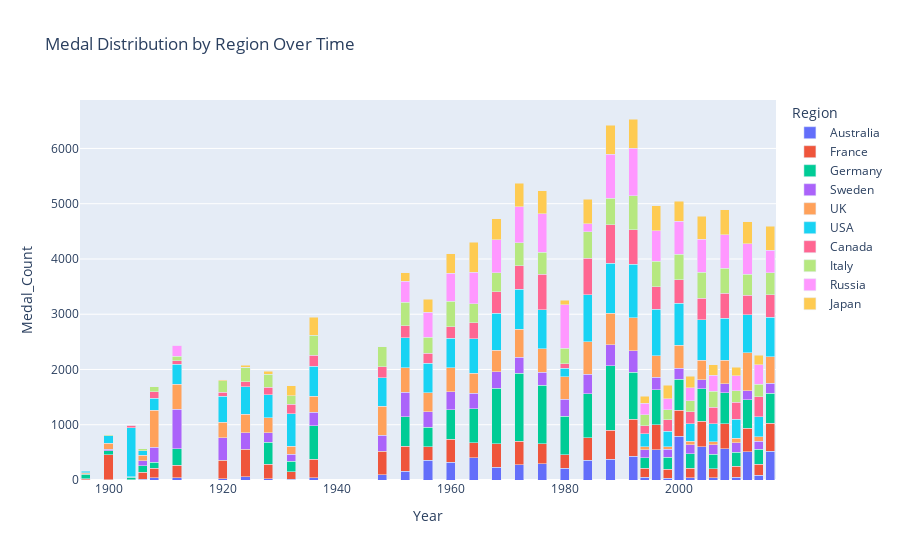

Notebook source saved alongside this figure:
### Markdown cell above
Germany's dominance in total medal count over time is evident from historical data. Specifically, in the year 1972, Germany accumulated 1,232 medals, showcasing a peak performance. This trend continued in 1988, with Germany securing a substantial total of 1,171 medals. These achievements highlight Germany's consistent excellence in various Olympic Games, underlining their significant presence and success in international sporting events throughout these periods.

### Code cell
import plotly.express as px

# Calculate the total medal count per region and year
medals_by_region = merged_data.groupby(['Year', 'Region']).size().reset_index(name='Medal_Count')

# Filter regions to focus on top medal-winning regions for better visualization
top_regions = medals_by_region.groupby('Region')['Medal_Count'].sum().nlargest(10).index
filtered_medals_by_region = medals_by_region[medals_by_region['Region'].isin(top_regions)]

# Create the stacked bar chart
fig = px.bar(filtered_medals_by_region, x='Year', y='Medal_Count', color='Region', title='Medal Distribution by Region Over Time', barmode='stack')

# Show the plot
fig.show()

### Figure 1 — Plotly figure (JSON) as saved in the notebook; plotly's stock layout.template omitted (floating-point values rounded to 4 significant figures)
{"data": [{"alignmentgroup": "True", "hovertemplate": "Region=Australia<br>Year=%{x}<br>Medal_Count=%{y}<extra></extra>", "legendgroup": "Australia", "marker": {"color": "#636efa", "pattern": {"shape": ""}}, "name": "Australia", "offsetgroup": "Australia", "orientation": "v", "showlegend": true, "textposition": "auto", "type": "bar", "x": [1896, 1900, 1904, 1906, 1908, 1912, 1920, 1924, 1928, 1932, 1936, 1948, 1952, 1956, 1960, 1964, 1968, 1972, 1976, 1980, 1984, 1988, 1992, 1994, 1996, 1998, 2000, 2002, 2004, 2006, 2008, 2010, 2012, 2014, 2016], "xaxis": "x", "y": [5, 6, 6, 10, 43, 38, 22, 55, 21, 16, 41, 97, 158, 353, 318, 406, 231, 278, 291, 209, 357, 374, 431, 47, 550, 34, 788, 41, 601, 45, 570, 49, 514, 84, 518], "yaxis": "y"}, {"alignmentgroup": "True", "hovertemplate": "Region=France<br>Year=%{x}<br>Medal_Count=%{y}<extra></extra>", "legendgroup": "France", "marker": {"color": "#EF553B", "pattern": {"shape": ""}}, "name": "France", "offsetgroup": "France", "orientation": "v", "showlegend": true, "textposition": "auto", "type": "bar", "x": [1896, 1900, 1906, 1908, 1912, 1920, 1924, 1928, 1932, 1936, 1948, 1952, 1956, 1960, 1964, 1968, 1972, 1976, 1980, 1984, 1988, 1992, 1994, 1996, 1998, 2000, 2002, 2004, 2006, 2008, 2010, 2012, 2014, 2016], "xaxis": "x", "y": [19, 455, 129, 169, 230, 339, 499, 267, 131, 337, 422, 450, 248, 418, 264, 429, 424, 361, 244, 411, 527, 670, 169, 453, 159, 470, 176, 461, 159, 448, 196, 426, 201, 512], "yaxis": "y"}, {"alignmentgroup": "True", "hovertemplate": "Region=Germany<br>Year=%{x}<br>Medal_Count=%{y}<extra></extra>", "legendgroup": "Germany", "marker": {"color": "#00cc96", "pattern": {"shape": ""}}, "name": "Germany", "offsetgroup": "Germany", "orientation": "v", "showlegend": true, "textposition": "auto", "type": "bar", "x": [1896, 1900, 1904, 1906, 1908, 1912, 1928, 1932, 1936, 1952, 1956, 1960, 1964, 1968, 1972, 1976, 1980, 1984, 1988, 1992, 1994, 1996, 1998, 2000, 2002, 2004, 2006, 2008, 2010, 2012, 2014, 2016], "xaxis": "x", "y": [84, 72, 43, 116, 110, 302, 395, 196, 605, 535, 351, 535, 622, 1000, 1232, 1061, 700, 796, 1171, 846, 184, 626, 217, 567, 259, 592, 263, 558, 259, 510, 271, 536], "yaxis": "y"}, {"alignmentgroup": "True", "hovertemplate": "Region=Sweden<br>Year=%{x}<br>Medal_Count=%{y}<extra></extra>", "legendgroup": "Sweden", "marker": {"color": "#ab63fa", "pattern": {"shape": ""}}, "name": "Sweden", "offsetgroup": "Sweden", "orientation": "v", "showlegend": true, "textposition": "auto", "type": "bar", "x": [1896, 1900, 1906, 1908, 1912, 1920, 1924, 1928, 1932, 1936, 1948, 1952, 1956, 1960, 1964, 1968, 1972, 1976, 1980, 1984, 1988, 1992, 1994, 1996, 1998, 2000, 2002, 2004, 2006, 2008, 2010, 2012, 2014, 2016], "xaxis": "x", "y": [5, 24, 95, 275, 713, 404, 297, 169, 123, 244, 293, 449, 279, 330, 278, 298, 287, 241, 310, 352, 377, 388, 151, 233, 146, 198, 159, 157, 168, 169, 172, 168, 148, 186], "yaxis": "y"}, {"alignmentgroup": "True", "hovertemplate": "Region=UK<br>Year=%{x}<br>Medal_Count=%{y}<extra></extra>", "legendgroup": "UK", "marker": {"color": "#FFA15A", "pattern": {"shape": ""}}, "name": "UK", "offsetgroup": "UK", "orientation": "v", "showlegend": true, "textposition": "auto", "type": "bar", "x": [1896, 1900, 1904, 1906, 1908, 1912, 1920, 1924, 1928, 1932, 1936, 1948, 1952, 1956, 1960, 1964, 1968, 1972, 1976, 1980, 1984, 1988, 1992, 1994, 1996, 1998, 2000, 2002, 2004, 2006, 2008, 2010, 2012, 2014, 2016], "xaxis": "x", "y": [19, 110, 6, 97, 667, 451, 281, 342, 271, 141, 290, 522, 436, 351, 428, 366, 392, 504, 423, 403, 586, 566, 601, 51, 390, 45, 415, 70, 360, 54, 420, 78, 684, 78, 478], "yaxis": "y"}, {"alignmentgroup": "True", "hovertemplate": "Region=USA<br>Year=%{x}<br>Medal_Count=%{y}<extra></extra>", "legendgroup": "USA", "marker": {"color": "#19d3f3", "pattern": {"shape": ""}}, "name": "USA", "offsetgroup": "USA", "orientation": "v", "showlegend": true, "textposition": "auto", "type": "bar", "x": [1896, 1900, 1904, 1906, 1908, 1912, 1920, 1924, 1928, 1932, 1936, 1948, 1952, 1956, 1960, 1964, 1968, 1972, 1976, 1980, 1984, 1988, 1992, 1994, 1996, 1998, 2000, 2002, 2004, 2006, 2008, 2010, 2012, 2014, 2016], "xaxis": "x", "y": [27, 130, 887, 81, 213, 362, 471, 498, 423, 590, 542, 521, 547, 535, 533, 619, 664, 725, 705, 155, 847, 910, 967, 237, 839, 284, 764, 313, 726, 325, 763, 341, 689, 367, 719], "yaxis": "y"}, {"alignmentgroup": "True", "hovertemplate": "Region=Canada<br>Year=%{x}<br>Medal_Count=%{y}<extra></extra>", "legendgroup": "Canada", "marker": {"color": "#FF6692", "pattern": {"shape": ""}}, "name": "Canada", "offsetgroup": "Canada", "orientation": "v", "showlegend": true, "textposition": "auto", "type": "bar", "x": [1900, 1904, 1906, 1908, 1912, 1920, 1924, 1928, 1932, 1936, 1948, 1952, 1956, 1960, 1964, 1968, 1972, 1976, 1980, 1984, 1988, 1992, 1994, 1996, 1998, 2000, 2002, 2004, 2006, 2008, 2010, 2012, 2014, 2016], "xaxis": "x", "y": [7, 46, 4, 123, 58, 68, 89, 132, 171, 199, 194, 214, 176, 215, 289, 394, 428, 638, 86, 661, 692, 630, 147, 408, 206, 422, 215, 391, 305, 449, 308, 354, 359, 405], "yaxis": "y"}, {"alignmentgroup": "True", "hovertemplate": "Region=Italy<br>Year=%{x}<br>Medal_Count=%{y}<extra></extra>", "legendgroup": "Italy", "marker": {"color": "#B6E880", "pattern": {"shape": ""}}, "name": "Italy", "offsetgroup": "Italy", "orientation": "v", "showlegend": true, "textposition": "auto", "type": "bar", "x": [1900, 1904, 1906, 1908, 1912, 1920, 1924, 1928, 1932, 1936, 1948, 1952, 1956, 1960, 1964, 1968, 1972, 1976, 1980, 1984, 1988, 1992, 1994, 1996, 1998, 2000, 2002, 2004, 2006, 2008, 2010, 2012, 2014, 2016], "xaxis": "x", "y": [14, 1, 35, 84, 83, 207, 260, 236, 160, 365, 363, 425, 290, 460, 349, 347, 414, 406, 277, 485, 479, 611, 193, 460, 179, 457, 198, 474, 290, 459, 208, 382, 227, 399], "yaxis": "y"}, {"alignmentgroup": "True", "hovertemplate": "Region=Russia<br>Year=%{x}<br>Medal_Count=%{y}<extra></extra>", "legendgroup": "Russia", "marker": {"color": "#FF97FF", "pattern": {"shape": ""}}, "name": "Russia", "offsetgroup": "Russia", "orientation": "v", "showlegend": true, "textposition": "auto", "type": "bar", "x": [1900, 1908, 1912, 1924, 1952, 1956, 1960, 1964, 1968, 1972, 1976, 1980, 1984, 1988, 1992, 1994, 1996, 1998, 2000, 2002, 2004, 2006, 2008, 2010, 2012, 2014, 2016], "xaxis": "x", "y": [1, 3, 201, 1, 379, 454, 505, 570, 592, 649, 695, 789, 143, 799, 861, 208, 552, 197, 602, 240, 593, 283, 600, 279, 549, 353, 406], "yaxis": "y"}, {"alignmentgroup": "True", "hovertemplate": "Region=Japan<br>Year=%{x}<br>Medal_Count=%{y}<extra></extra>", "legendgroup": "Japan", "marker": {"color": "#FECB52", "pattern": {"shape": ""}}, "name": "Japan", "offsetgroup": "Japan", "orientation": "v", "showlegend": true, "textposition": "auto", "type": "bar", "x": [1912, 1920, 1924, 1928, 1932, 1936, 1952, 1956, 1960, 1964, 1968, 1972, 1976, 1980, 1984, 1988, 1992, 1994, 1996, 1998, 2000, 2002, 2004, 2006, 2008, 2010, 2012, 2014, 2016], "xaxis": "x", "y": [4, 26, 35, 51, 179, 326, 158, 235, 351, 541, 384, 427, 415, 80, 440, 525, 528, 125, 448, 245, 363, 203, 414, 190, 457, 153, 399, 171, 436], "yaxis": "y"}], "layout": {"barmode": "stack", "legend": {"title": {"text": "Region"}, "tracegroupgap": 0}, "title": {"text": "Medal Distribution by Region Over Time"}, "xaxis": {"anchor": "y", "domain": [0, 1], "title": {"text": "Year"}}, "yaxis": {"anchor": "x", "domain": [0, 1], "title": {"text": "Medal_Count"}}}}
